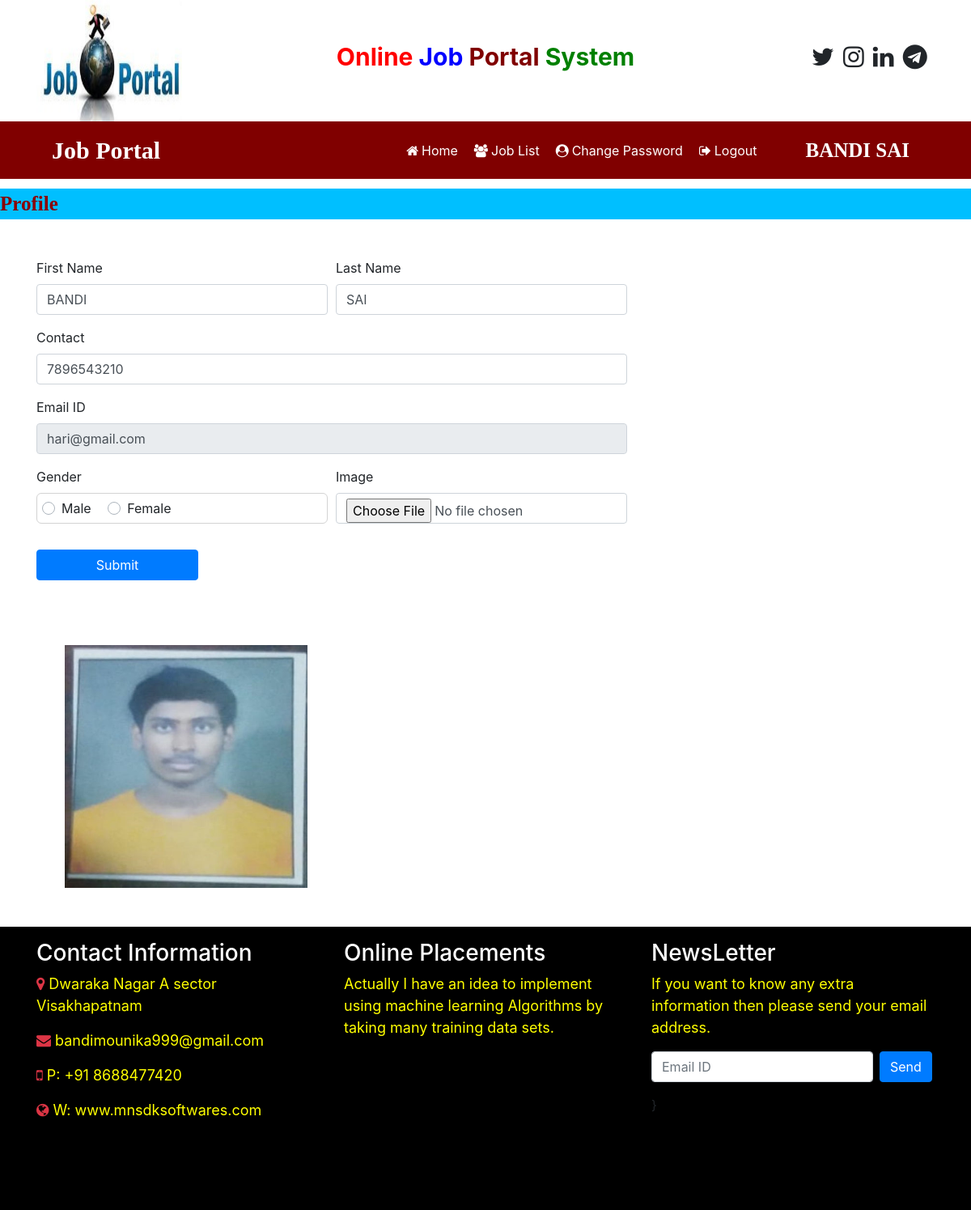
Screenshot of /user_home (signed in) with the database file from the repository.
### job/models.py (models this page shows, shortened)
class StudentUser(models.Model):
	user = models.ForeignKey(User,on_delete=models.CASCADE)
	mobile = models.CharField(max_length=15,null=True)
	image = models.FileField(null=True)
	gender = models.CharField(max_length=10,null=True)
	type = models.CharField(max_length=15,null=True)

### job/views.py (the view, shortened to what this page needs)
# urls.py: path('user_home',user_home,name="user_home"),
def user_home(request):
	if not request.user.is_authenticated:
		return redirect('user_login')
	user = request.user
	student = StudentUser.objects.get(user=user)
	error=""
	d = {'student':student, 'error':error}
	return render(request,'user_home.html',d)

### job/templates/user_home.html (shortened to what this page needs)
{% load static %}
{% block body %}
{% include 'user_navigation.html' %}
<marquee style="font-family: 'Monotype Corsiva'; font-size: 25px; color: darkred; background-color: deepskyblue; font-weight: bold; margin-top: 1%;">
	Profile
</marquee>
<div class="container">
	<div class="row">
		<div class="col-sm-8">
<form class="mt-5" name="signup" method="POST" enctype="multipart/form-data">
	<div class="form-row">
		<div class="form-group col-md-6">
			<label>First Name</label>
			<input type="text" class="form-control" name="fname" value="{{student.user.first_name}}" required>
		</div>
		<div class="form-group col-md-6">
			<label>Last Name</label>
			<input type="text" class="form-control" name="lname" value="{{student.user.last_name}}" required>
		</div>
	</div>
	<div class="form-row">
		<div class="form-group col-md-12">
			<label>Contact</label>
			<input type="text" class="form-control" name="contact" value="{{student.mobile}}" required>
		</div>
	</div>
	<div class="form-row">
		<div class="form-group col-md-12">
			<label>Email ID</label>
			<input type="text" class="form-control" name="email" value="{{student.user.username}}" readonly required>
		</div>
    </div>
	<div class="form-row">
		<div class="form-group col-md-6">
			<label>Gender</label>
			{% if student.gender == "Male" %}
			<div style="border: 1px solid lightgrey; padding: 6px; border-radius: 6px;">
			<div class="custom-control custom-radio custom-control-inline">
                    <label class="custom-control-label" for="customRadioInline1">Male</label>
			</div>
		<div class="custom-control custom-radio custom-control-inline">
                    <label class="custom-control-label" for="customRadioInline2">Female</label>
			</div>
		</div>
		{% endif %}
		</div>
		<div class="form-group col-md-6">
			<label>Image</label>
			<input type="file" class="form-control" name="image" accept="image/*">
		</div>
	</div>
	<input type="submit" value="Submit" class="btn btn-primary my-3" style="width: 200px">
</form>
</div>
</div>
<div class="col-sm-4 mt-5 text-center">
	<img src="{{student.image.url}}" width="300px" height="300px">
</div>
</div>
{% include 'footer.html' %}
{% endblock %}

### job/templates/user_navigation.html (shortened to what this page needs)
<html>
<head>
	{% load static %}
  <link rel="stylesheet" href="https://cdn.jsdelivr.net/npm/bootstrap@4.6.2/dist/css/bootstrap.min.css">
  <link rel="stylesheet" href="https://cdnjs.cloudflare.com/ajax/libs/font-awesome/4.7.0/css/font-awesome.min.css">
</head>
<body>
	<div class="container">
		<div class="row">
			<div class="col-sm-3">
				<img src="{% static 'images/job1.jpeg' %}" style="width:180px;height:150px">
			</div>
			<div class="col-sm-6 mt-5 text-center">
				<span style="font-weight: bold; font-size: 30px">
					<span style="color : red">Online</span>
					<span style="color : blue">Job</span>
					<span style="color : maroon">Portal</span>
					<span style="color : green">System</span>
				</span>
			</div>
			<div class="col-sm-3 mt-5" style="padding-left: 10%;">
				<span style="font-weight: bold; font-size: 30px">
					<span><i class="fa fa-twitter pl-1"></i></span>
					<span><i class="fa fa-instagram pl-1"></i></span>
					<span><i class="fa fa-linkedin pl-1"></i></span>
					<span><i class="fa fa-telegram pl-1"></i></span>
				</span>
			</div>
		</div>
	</div>
	<nav class="navbar navbar-expand-sm" style="background-color: maroon">
	<a class="navbar-brand text-white pl-5 font-weight-bold" style="font-family: 'Monotype Corsiva';font-size:30px">Job Portal</a>
<ul class="navbar-nav">
	<li class="nav-item">
		<a class="nav-link" href="{% url 'user_home' %}" style="margin-left : 280px"><i class="fa fa-home mr-1"></i>Home</a>
	</li>
	<li class="nav-item">
		<a class="nav-link" href="{% url 'user_latestjobs' %}"><i class="fa fa-users mr-1"></i>Job List</a>
	</li>
	<li class="nav-item">
		<a class="nav-link" href="{% url 'change_passworduser' %}"><i class="fa fa-user-circle mr-1"></i>Change Password</a>
	</li>
	<li class="nav-item">
		<a class="nav-link" href="{% url 'Logout' %}"><i class="fa fa-sign-out mr-1"></i>Logout</a>
	</li>
</ul>
     <a class="navbar-brand text-white pl-5 font-weight-bold" style="font-family: 'sans-serif;';font-size:25px">{{request.user.first_name}} {{request.user.last_name}}</a>
</nav>
	</body>
</html>

### job/templates/user_navigation.html (style rules this page uses)
.nav-link { color : white !important; margin-right: 4px; }

### rows the page displays
StudentUser: fname "BANDI", lname "SAI", contact "7896543210", email "hari@gmail.com", image (picture)

### other values shown
{{ request.user.first_name }} "BANDI"
{{ request.user.last_name }} "SAI"
